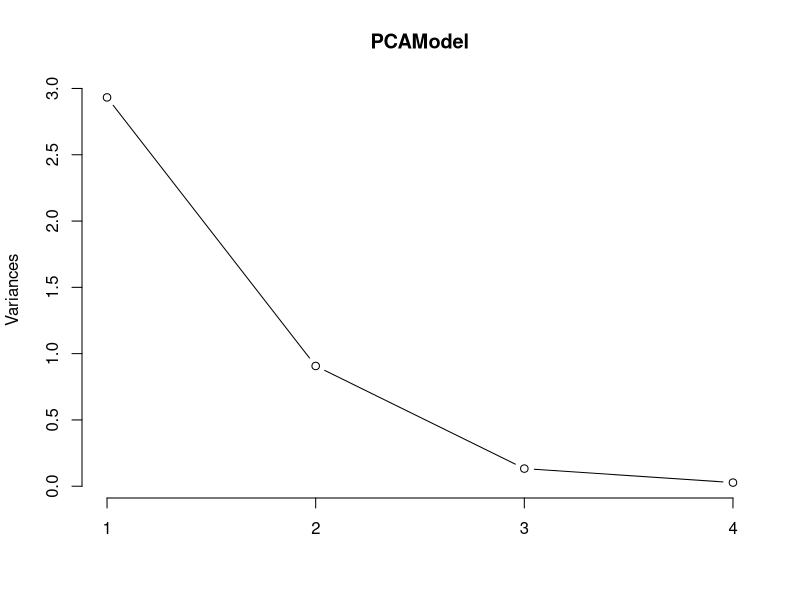
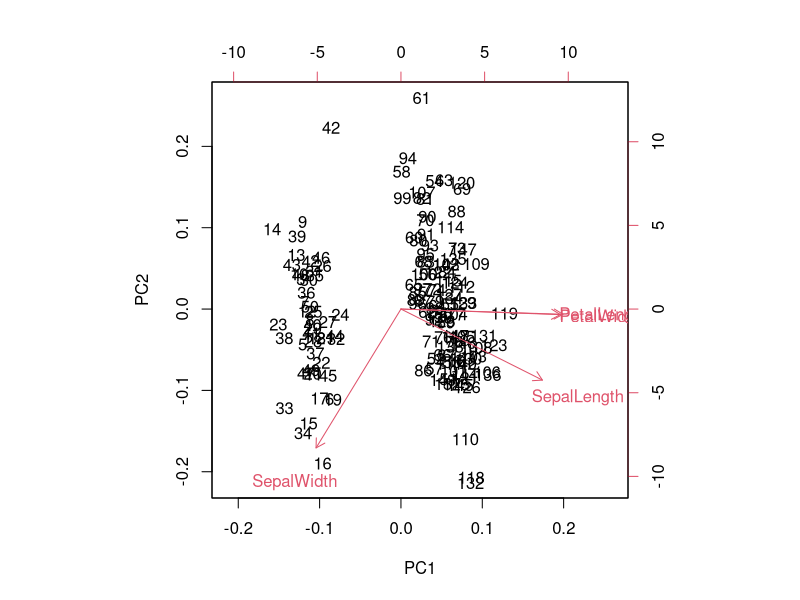
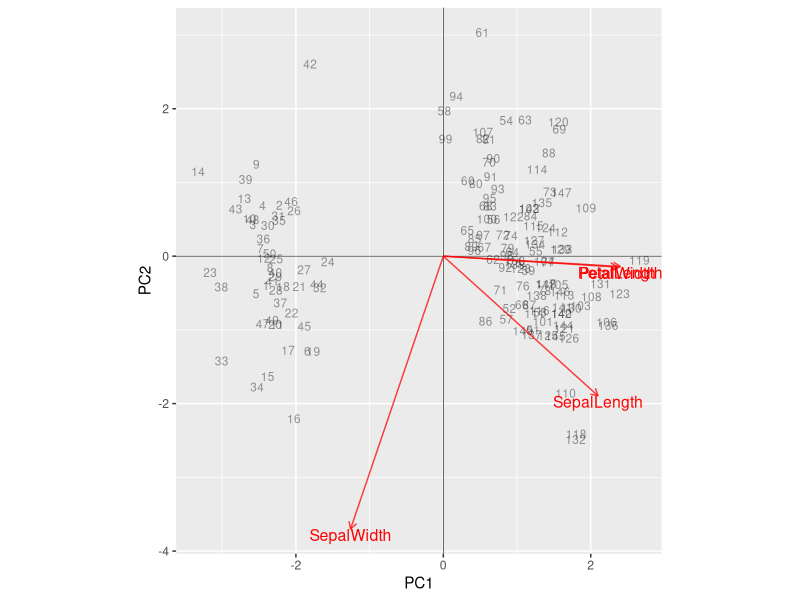

These figures' R source, in order:
require(dplyr)
require(ggplot2)
require(tidyverse)

data(iris)

# Ln-transform continuous variables (Box-Cox more general)
IrisVariables <- iris %>% 
                    rename(SepalLength = Sepal.Length,
                           SepalWidth = Sepal.Width,
                           PetalLength = Petal.Length,
                           PetalWidth = Petal.Width) %>%
                    transmute(SepalLength = log(SepalLength),
                              SepalWidth = log(SepalWidth),
                              PetalLength = log(PetalLength),
                              PetalWidth = log(PetalWidth))

IrisCategory <- iris %>%
                  dplyr::select(Species)


PCAModel <- prcomp(IrisVariables, center = TRUE, scale = TRUE)     

# Print Rotation & Variance

print(PCAModel)

# Scree Plot

plot(PCAModel, type = "l")

# Simple Biplot

biplot(PCAModel)

# Component Summary

summary(PCAModel)

# Naive Prediction

NewObs <- tail(IrisVariables,5) 
  
predict(PCAModel, newdata=NewObs)

# Better Biplot Function - PC is a princomp object

PCBiplot <- function(PC, TextColor = c('black'), LineColor = c('red')){
                
                .e <- environment()
  
                Observations <- data.frame(PC$x) %>%
                                  mutate(ObsNames = rownames(.))         
  
                PCData <- data.frame(PC$rotation) %>%
                            mutate(FacetNames = rownames(.),
                                   VectorMultiplier = min((max(Observations$PC1) - min(Observations$PC1)/(max(PC1)-min(PC1))), (max(Observations$PC2) - min(Observations$PC2)/(max(PC2)-min(PC2)))),
                                   Vector1 = .7 * VectorMultiplier * PC1,
                                   Vector2 = .7 * VectorMultiplier * PC2)
                
              ggplot(data = Observations, aes(x = PC1, y = PC2), environment = .e) + 
                geom_text(alpha = .4, size = 3, aes(label = ObsNames), color = TextColor) + 
                geom_hline(yintercept = 0, size=.2) + 
                geom_vline(xintercept = 0, size=.2, color = TextColor) +
                coord_equal() + 
                geom_text(data = PCData, aes(x = Vector1, y = Vector2, label = FacetNames), size = 4, vjust = 1, color = LineColor) +
                geom_segment(data = PCData, aes(x = 0, y = 0, xend = Vector1, yend = Vector2), arrow = arrow(length = unit(0.2,"cm")), alpha = 0.75, color = LineColor)
                
}

PCBiplot(PCAModel)

